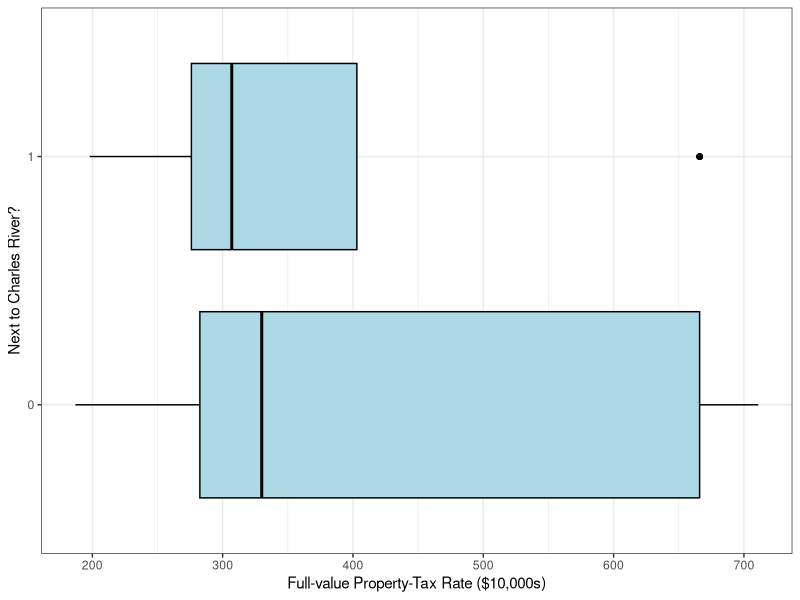
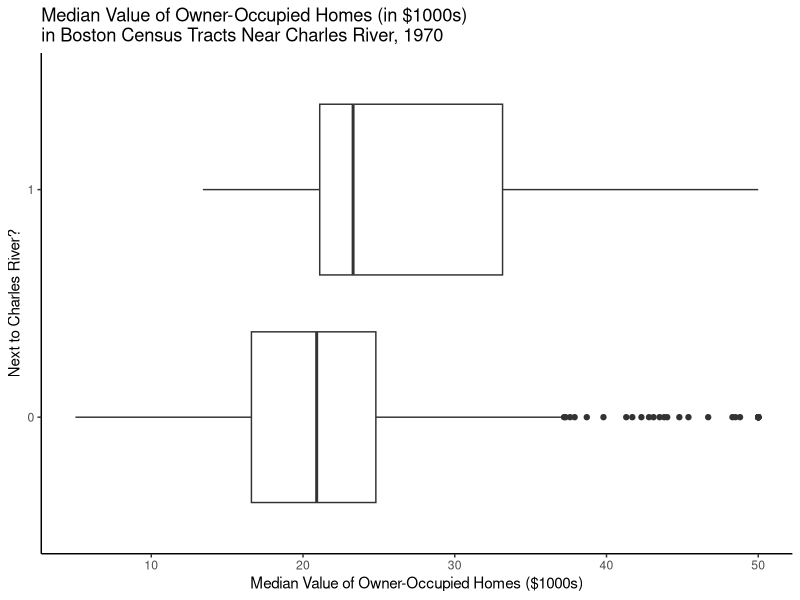
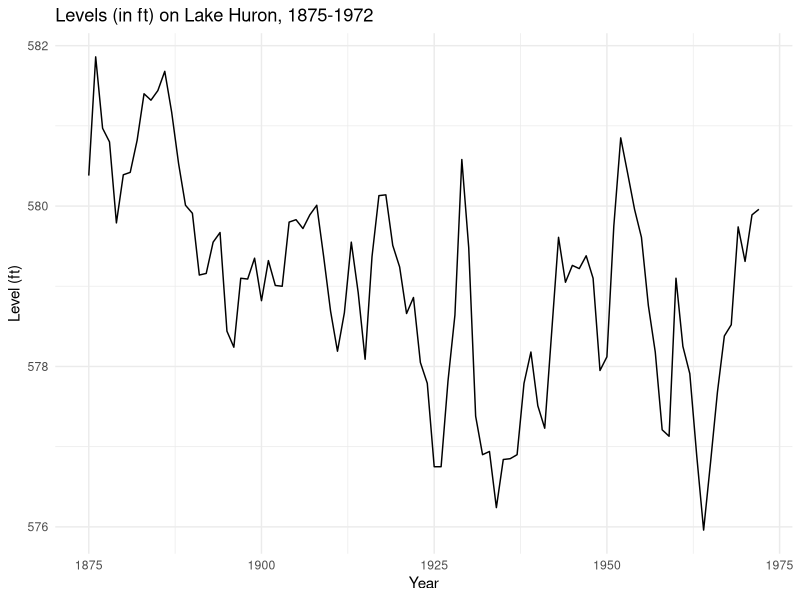
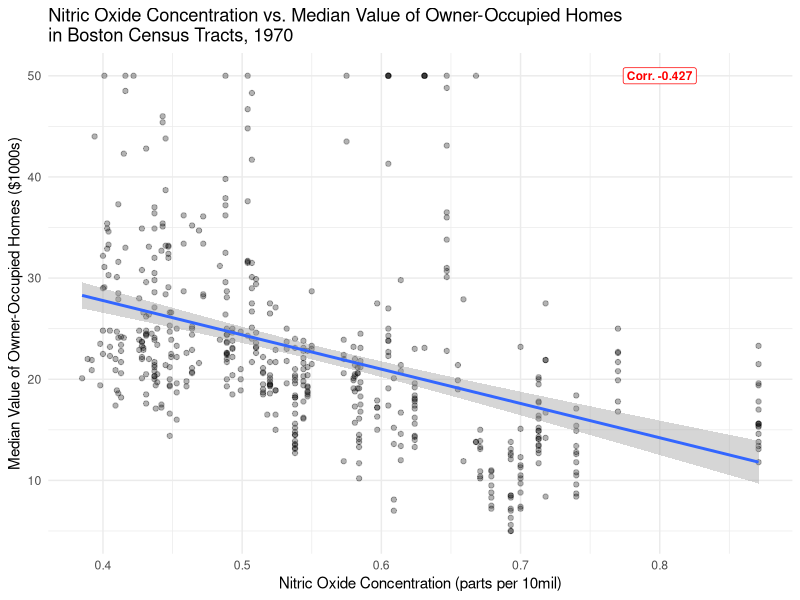
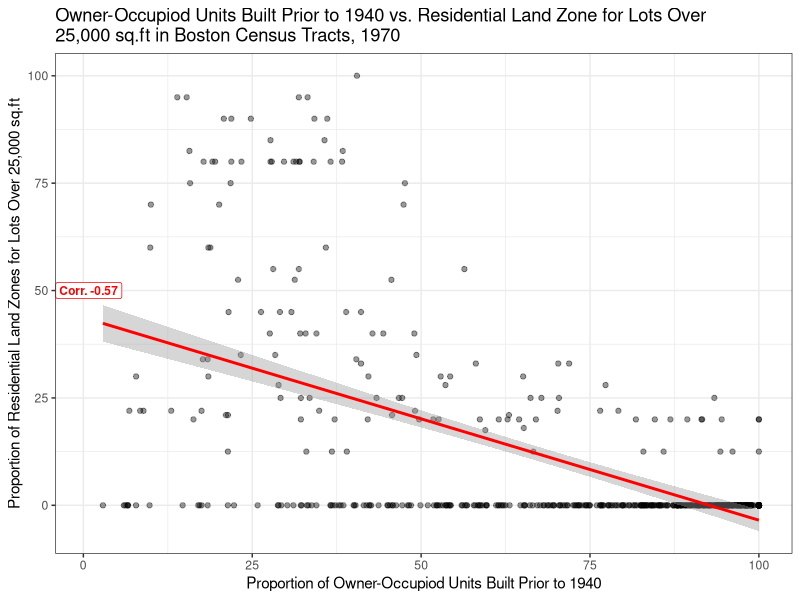

Recreate these plots in R, in order.
## ---- chunk 1
library(mlbench)
library(ggplot2)
data(BostonHousing2)
## ---- chunk 2
ggplot(BostonHousing2, aes(x = tax, y = chas)) +
  geom_boxplot(fill = "light blue", color = "black") + theme_bw()  + 
labs(x = "Full-value Property-Tax Rate ($10,000s)", y = "Next to Charles River?")


summary(BostonHousing2$tax)
## ---- chunk 3
ggplot(BostonHousing2, aes(x = medv, y = chas)) +
  geom_boxplot() + theme_classic() +
  labs(x = "Median Value of Owner-Occupied Homes ($1000s)",
       y = "Next to Charles River?",
       title = "Median Value of Owner-Occupied Homes (in $1000s)\nin Boston Census Tracts Near Charles River, 1970")
## ---- chunk 4
lakes = data.frame(year = 1875:1972, level = as.numeric(LakeHuron))

ggplot(lakes, aes(x = year, y = level)) + 
  geom_line() +
  theme_minimal() +
  labs(title = "Levels (in ft) on Lake Huron, 1875-1972") +
  ylab("Level (ft)") +
  xlab("Year")
## ---- chunk 5
ggplot(BostonHousing2, aes(x = nox, y = medv)) +
  geom_point(alpha = 0.3) + theme_minimal() +
  labs(x = "Nitric Oxide Concentration (parts per 10mil)",
       y = "Median Value of Owner-Occupied Homes ($1000s)",
       title = "Nitric Oxide Concentration vs. Median Value of Owner-Occupied Homes\nin Boston Census Tracts, 1970") +
  geom_smooth(method = "lm") + 
  annotate("label", x = 0.8, y = 50, size = 3, 
           label = paste("Corr.", round(cor(BostonHousing2$nox, BostonHousing2$medv), 3)), color = "red", fontface = "bold")
## ---- chunk 6
cor(BostonHousing2$nox, BostonHousing2$medv)
## ---- chunk 7
ggplot(BostonHousing2, aes(x = age, y = zn)) +
  geom_point(alpha = 0.4) + theme_bw() +
  labs(x = "Proportion of Owner-Occupiod Units Built Prior to 1940",
       y = "Proportion of Residential Land Zones for Lots Over 25,000 sq.ft",
       title = "Owner-Occupiod Units Built Prior to 1940 vs. Residential Land Zone for Lots Over\n25,000 sq.ft in Boston Census Tracts, 1970") +
  geom_smooth(method = "lm", color = "red") + 
  annotate("label", x = 0.8, y = 50, size = 3, 
           label = paste("Corr.", round(cor(BostonHousing2$age, BostonHousing2$zn), 3)), color = "red", fontface = "bold")
